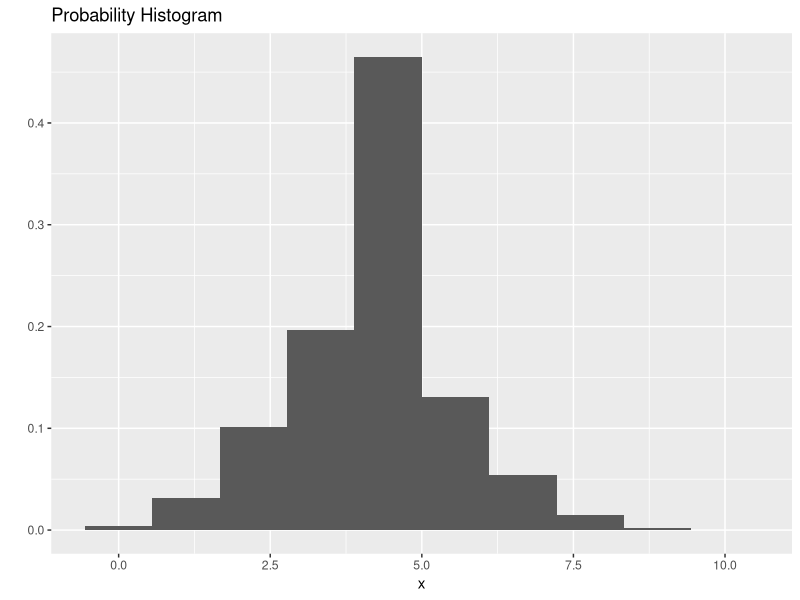

This chart was generated by the following R code:
## ---- chunk 1
knitr::opts_chunk$set(echo = TRUE)
library(tidyverse)
## ---- chunk 2
#tossing a coin

coin_toss= c("Heads", "Tails")
set.seed(1)
y=sample(coin_toss, 10, replace = TRUE ) #take sample of 10
length(y[y=="Heads"])
y

#replicate tosses 50 times 
replicate(50, sample( coin_toss, 10, replace= TRUE))
first=replicate(50, length(sample(coin_toss, 10, replace= TRUE)[y=="Heads"])) #assign vector first
mean(first)

#bimonial

rbinom(20, 4, .2)
table(rbinom(20, 4, .2))
## ---- chunk 3
x <- 0:10
x

#vector of probabilities from binomial dist of 10
sim <-dbinom(x, 10, .42)
sim
#check to make sure sum=1
sum(sim)

weighted.mean(x,sim)
#varaince
weighted.mean((x-4.2)^2, sim)
#sd
weighted.mean((x-4.2)^2, sim)^.5

#prob histogram
qplot(x,weight=sim, geom="histogram", bins=10)+
  ggtitle("Probability Histogram")

## ---- chunk 4
vals_function<- function(inputs){
  output_something<- do_something(inputs)
  return(output_value)
}

